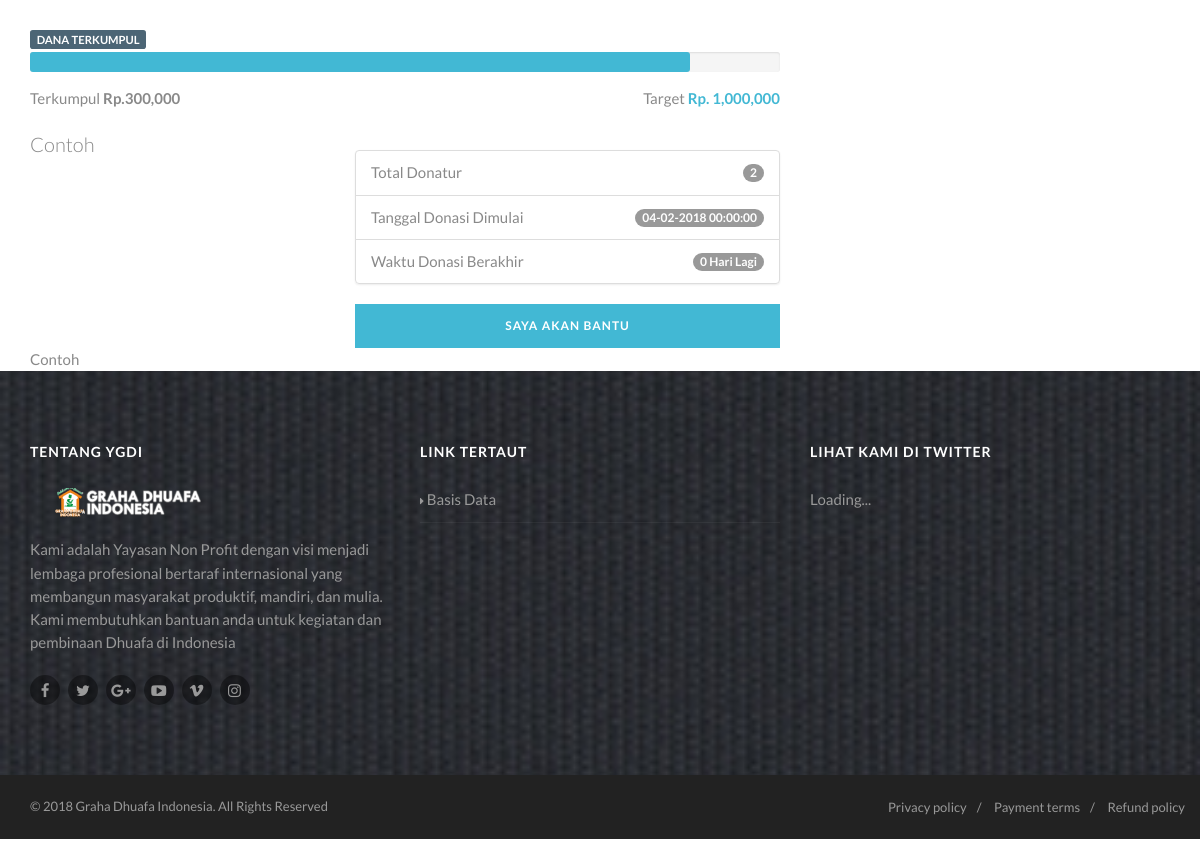
/public/detail/contoh-event (lower part), run on an earlier commit of the app's database.
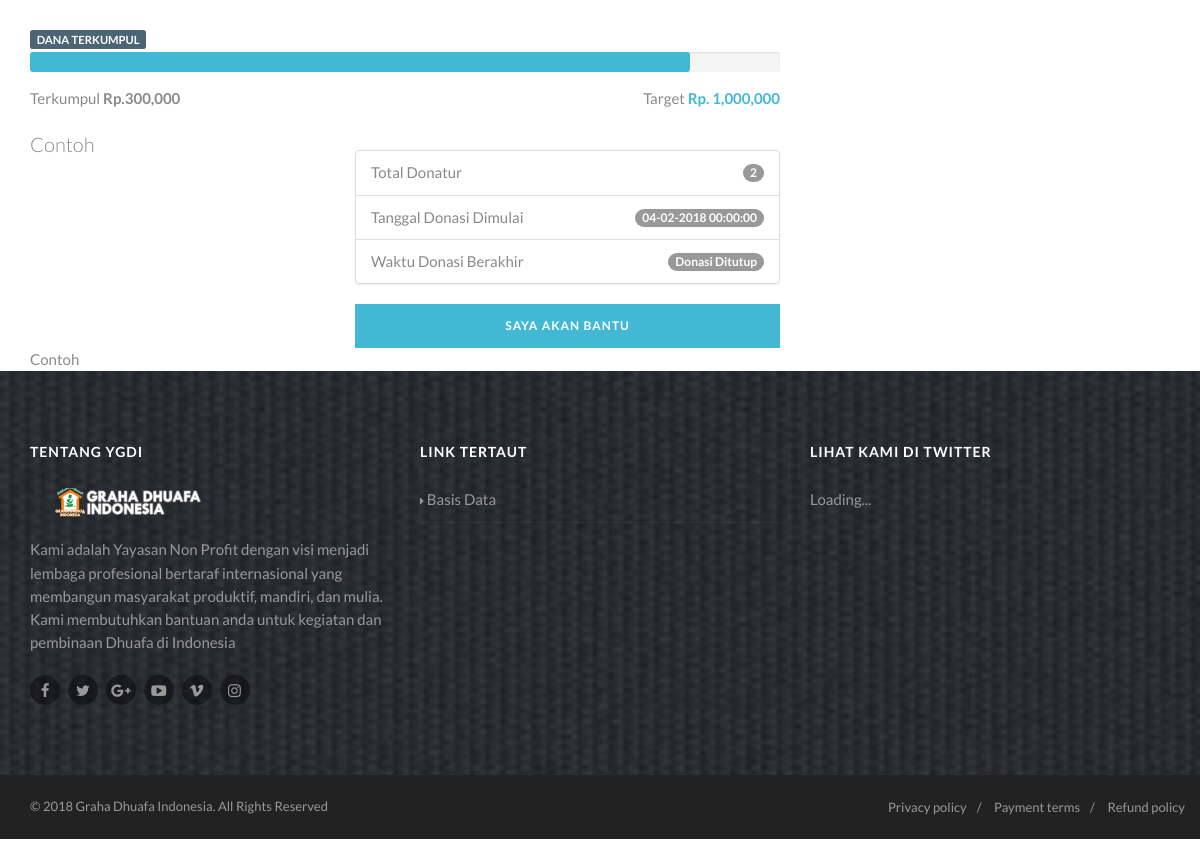
And on a later commit of the database.
### tables this page shows
CREATE TABLE `event` (
  `id_event` int(11) NOT NULL,
  `slug` varchar(50) NOT NULL,
  `judul` varchar(100) NOT NULL,
  `deskripsi` text NOT NULL,
  `rangkuman` varchar(250) NOT NULL,
  `gambar` varchar(40) NOT NULL,
  `target_biaya` double NOT NULL,
  `mulai_acara` datetime NOT NULL,
  `selesai_acara` datetime NOT NULL,
  `mulai_donasi` datetime NOT NULL,
  `selesai_donasi` datetime NOT NULL,
  `dibuat` datetime NOT NULL DEFAULT CURRENT_TIMESTAMP,
  `id_admin` int(11) NOT NULL
);

### application/libraries/Template.php (called while the page is built, shortened)
<?php
class Template {
  public $ci;
  public function __construct()
  {
    $obj =& get_instance();
    $this->ci = $obj;
  }
  function diffdays($date_1 , $date_2 , $differenceFormat = '%a' )
  {
      $datetime1 = date_create($date_1);
      $datetime2 = date_create($date_2);
      $interval = date_diff($datetime1, $datetime2);
      return $interval->format($differenceFormat);
  }
  public function setTemplate($content,$addons="",$header="",$footer="",$js="",$css="")
  {
    $data = array();
    $data["data"] = $addons;
    $galeri = $this->ci->config->item("galeri");
    $data["data"]["galeri"] = $galeri->result();
    $resCSS = $this->ci->config->item("css");
    $resJS = $this->ci->config->item("js");
    if($js == "" && $css == ""){
      $data["css"] =  $resCSS;
      $data["js"] =   $resJS;
    }else{
      $data["css"] = $js;
      $data["js"] = $css;
    }
    if($header == "" && $footer == ""){
      $this->ci->load->view($content,$data);
    }else{
      $this->ci->load->view($header,$data);
      $this->ci->load->view($content,$data);
      $this->ci->load->view($footer,$data);
    }
  }
}

### application/controllers/public/Detail.php (called while the page is built, shortened)
<?php
class Detail extends CI_Controller{
  function page($slug = "")
  {
    if($slug != ""){
      $resCSS = $this->config->item("css");
      $resJS = $this->config->item("js");
      array_push($resJS,base_url("assets/js/detail.js"));
      $eventdetail = $this->event->find(array("slug"=>$slug));
      if($eventdetail->num_rows() > 0){
        $nowdate = date("Y-m-d H:i:s");
        $eventselanjutnya = $this->event->find(array("mulai_acara >="=>$nowdate));
        $this->template->setTemplate("public/deskripsi",array("judul"=>$eventdetail->row()->judul,"event_upcoming"=>$eventselanjutnya->result(),"slug"=>$slug,"event"=>$eventdetail->row()),"themepublic/header","themepublic/footer",$resCSS,$resJS);
      }else{
        redirect(base_url("notfound"));
      }
    }else{
      redirect(base_url("notfound"));
    }
  }
}

### index.php (called while the page is built, shortened)
<?php
require_once BASEPATH.'core/CodeIgniter.php';

### application/models/Galeri.php (called while the page is built, shortened)
<?php
class Galeri extends CI_Model{
  function find($value='')
  {
    if($value != ""){
      return $this->db->get_where("galeri",$value);
    }else{
      return $this->db->get("galeri");
    }
  }
}

### application/config/siteconfig.php (called while the page is built, shortened)
<?php
$obj =& get_instance();
$galeri = $obj->galeri->find();

### application/models/Event.php (called while the page is built, shortened)
<?php
class Event extends CI_Model{
  public $limit = 4;
  function find($value='')
  {
    if($value != ""){
      return $this->db->limit($this->limit,0)->order_by("id_event","desc")->where($value)->get("event");
    }else{
      return $this->db->limit($this->limit,0)->order_by("id_event","desc")->get("event");
    }
  }
}

### application/views/public/deskripsi.php (the view, shortened to what the changed rows need)
<div class="content">
    <div class="container">
        <div class="row">
            <div id="konten" class="col-md-8 content-block">
                <?php
                  $dataEvent = $this->event->eventdonasi(array("slug"=>$data["slug"]));
                  $total = 0;
                  foreach ($dataEvent->result() as $key => $value) {
                    $total = $total +  $value->total_donasi;
                  }
                  $diffdays = $this->template->diffdays(date("Y-m-d H:i:s"),$data["event"]->selesai_donasi);
                ?>
                  <span class="label label-default">Dana Terkumpul</span>
                  <div class="progress">
                  </div>
                  <div class="pull-left">Terkumpul <strong>Rp.<?= number_format($total) ?></strong></div>
                  <div class="pull-right">Target <strong class="accent-color">Rp. <?= number_format($data["event"]->target_biaya) ?></strong></div>
                  <div class="spacer-20"></div>
                  <div class="row">
                    <div class="col-md-5 col-sm-5">
                      <p class="lead"><?= $data["event"]->rangkuman ?></p>
                    </div>
                      <div class="col-md-7 col-sm-7">
                          <ul class="list-group">
                          <li class="list-group-item">Tanggal Donasi Dimulai <span class="badge"><?= date("d-m-Y H:i:s",strtotime($data["event"]->mulai_donasi)) ?></span></li>
                          <li class="list-group-item">Waktu Donasi Berakhir <span class="badge"><?= (strtotime(date("Y-m-d H:i:s")) < strtotime($data["event"]->selesai_donasi))?$diffdays." Hari Lagi":"Donasi Ditutup" ?> </span></li>
                        </ul>
                      </div>
                  </div>
                  <?= $data["event"]->deskripsi ?>
              </div>
          </div>
      </div>
  </div>

What changed in the data, as far as the page shows it:
changed event "Contoh": selesai_donasi "0" → (not shown)
Also different on the page:
text no longer shown: "Hari Lagi"
text now shown: "Donasi Ditutup"
